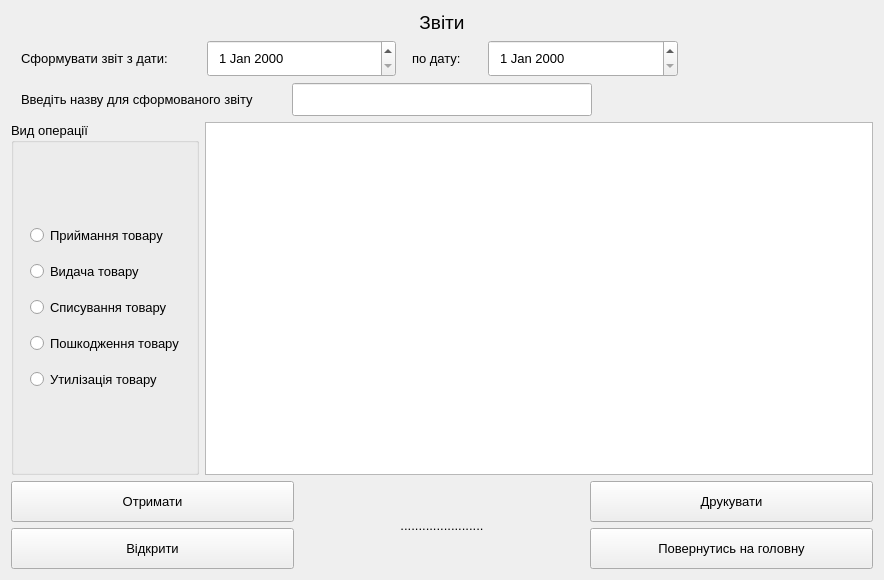
<?xml version="1.0" encoding="UTF-8"?>
<ui version="4.0">
 <class>Reports</class>
 <widget class="QWidget" name="Reports">
  <property name="geometry">
   <rect>
    <x>0</x>
    <y>0</y>
    <width>884</width>
    <height>580</height>
   </rect>
  </property>
  <property name="windowTitle">
   <string>Form</string>
  </property>
  <layout class="QVBoxLayout" name="verticalLayout_5">
   <item>
    <widget class="QLabel" name="label_2">
     <property name="sizePolicy">
      <sizepolicy hsizetype="Preferred" vsizetype="Fixed">
       <horstretch>0</horstretch>
       <verstretch>0</verstretch>
      </sizepolicy>
     </property>
     <property name="font">
      <font>
       <pointsize>14</pointsize>
      </font>
     </property>
     <property name="text">
      <string>Звіти</string>
     </property>
     <property name="alignment">
      <set>Qt::AlignCenter</set>
     </property>
    </widget>
   </item>
   <item>
    <layout class="QHBoxLayout" name="horizontalLayout">
     <item>
      <widget class="QLabel" name="dateLabel1">
       <property name="maximumSize">
        <size>
         <width>210</width>
         <height>16777215</height>
        </size>
       </property>
       <property name="font">
        <font>
         <pointsize>10</pointsize>
        </font>
       </property>
       <property name="styleSheet">
        <string notr="true">padding: 7;</string>
       </property>
       <property name="text">
        <string>Сформувати звіт з дати:</string>
       </property>
      </widget>
     </item>
     <item>
      <widget class="QDateEdit" name="startDateEdit">
       <property name="font">
        <font>
         <pointsize>10</pointsize>
        </font>
       </property>
       <property name="styleSheet">
        <string notr="true">padding: 7;</string>
       </property>
      </widget>
     </item>
     <item>
      <widget class="QLabel" name="dateLabel2">
       <property name="maximumSize">
        <size>
         <width>80</width>
         <height>16777215</height>
        </size>
       </property>
       <property name="font">
        <font>
         <pointsize>10</pointsize>
        </font>
       </property>
       <property name="styleSheet">
        <string notr="true">padding: 7;</string>
       </property>
       <property name="text">
        <string>по дату:</string>
       </property>
      </widget>
     </item>
     <item>
      <widget class="QDateEdit" name="finishDateEdit">
       <property name="font">
        <font>
         <pointsize>10</pointsize>
        </font>
       </property>
       <property name="styleSheet">
        <string notr="true">padding: 7;</string>
       </property>
      </widget>
     </item>
     <item>
      <widget class="QLabel" name="label">
       <property name="text">
        <string/>
       </property>
      </widget>
     </item>
    </layout>
   </item>
   <item>
    <layout class="QHBoxLayout" name="horizontalLayout_2">
     <item>
      <widget class="QLabel" name="fileNameLabel">
       <property name="maximumSize">
        <size>
         <width>317</width>
         <height>16777215</height>
        </size>
       </property>
       <property name="font">
        <font>
         <pointsize>10</pointsize>
        </font>
       </property>
       <property name="styleSheet">
        <string notr="true">padding: 7;</string>
       </property>
       <property name="text">
        <string>Введіть назву для сформованого звіту</string>
       </property>
      </widget>
     </item>
     <item>
      <widget class="QLineEdit" name="fileNameLineEdit">
       <property name="maximumSize">
        <size>
         <width>300</width>
         <height>16777215</height>
        </size>
       </property>
       <property name="font">
        <font>
         <pointsize>10</pointsize>
        </font>
       </property>
       <property name="styleSheet">
        <string notr="true">padding: 7;</string>
       </property>
      </widget>
     </item>
     <item>
      <widget class="QLabel" name="label_3">
       <property name="text">
        <string/>
       </property>
      </widget>
     </item>
    </layout>
   </item>
   <item>
    <layout class="QHBoxLayout" name="horizontalLayout_3">
     <item>
      <widget class="QGroupBox" name="groupBox">
       <property name="font">
        <font>
         <pointsize>10</pointsize>
        </font>
       </property>
       <property name="title">
        <string>Вид операції</string>
       </property>
       <layout class="QVBoxLayout" name="verticalLayout_2">
        <item>
         <layout class="QVBoxLayout" name="verticalLayout">
          <item>
           <widget class="QRadioButton" name="acceptRadioButton">
            <property name="font">
             <font>
              <pointsize>10</pointsize>
             </font>
            </property>
            <property name="styleSheet">
             <string notr="true">padding: 7;</string>
            </property>
            <property name="text">
             <string>Приймання товару</string>
            </property>
            <attribute name="buttonGroup">
             <string notr="true">buttonGroup</string>
            </attribute>
           </widget>
          </item>
          <item>
           <widget class="QRadioButton" name="deliveryRadioButton">
            <property name="font">
             <font>
              <pointsize>10</pointsize>
             </font>
            </property>
            <property name="styleSheet">
             <string notr="true">padding: 7;</string>
            </property>
            <property name="text">
             <string>Видача товару</string>
            </property>
            <attribute name="buttonGroup">
             <string notr="true">buttonGroup</string>
            </attribute>
           </widget>
          </item>
          <item>
           <widget class="QRadioButton" name="write_offRadioButton">
            <property name="font">
             <font>
              <pointsize>10</pointsize>
             </font>
            </property>
            <property name="styleSheet">
             <string notr="true">padding: 7;</string>
            </property>
            <property name="text">
             <string>Списування товару</string>
            </property>
            <attribute name="buttonGroup">
             <string notr="true">buttonGroup</string>
            </attribute>
           </widget>
          </item>
          <item>
           <widget class="QRadioButton" name="damageGoodsRadioButton">
            <property name="font">
             <font>
              <pointsize>10</pointsize>
             </font>
            </property>
            <property name="styleSheet">
             <string notr="true">padding: 7;</string>
            </property>
            <property name="text">
             <string>Пошкодження товару</string>
            </property>
            <attribute name="buttonGroup">
             <string notr="true">buttonGroup</string>
            </attribute>
           </widget>
          </item>
          <item>
           <widget class="QRadioButton" name="recycledGoodsRadioButton">
            <property name="font">
             <font>
              <pointsize>10</pointsize>
             </font>
            </property>
            <property name="styleSheet">
             <string notr="true">padding: 7;</string>
            </property>
            <property name="text">
             <string>Утилізація товару</string>
            </property>
            <attribute name="buttonGroup">
             <string notr="true">buttonGroup</string>
            </attribute>
           </widget>
          </item>
         </layout>
        </item>
       </layout>
      </widget>
     </item>
     <item>
      <widget class="QTableView" name="tableView">
       <property name="font">
        <font>
         <pointsize>10</pointsize>
        </font>
       </property>
      </widget>
     </item>
    </layout>
   </item>
   <item>
    <layout class="QHBoxLayout" name="horizontalLayout_4">
     <item>
      <layout class="QVBoxLayout" name="verticalLayout_3">
       <item>
        <widget class="QPushButton" name="getReportButton">
         <property name="minimumSize">
          <size>
           <width>210</width>
           <height>41</height>
          </size>
         </property>
         <property name="maximumSize">
          <size>
           <width>16777215</width>
           <height>42</height>
          </size>
         </property>
         <property name="font">
          <font>
           <pointsize>10</pointsize>
          </font>
         </property>
         <property name="styleSheet">
          <string notr="true">padding: 7;</string>
         </property>
         <property name="text">
          <string>Отримати</string>
         </property>
        </widget>
       </item>
       <item>
        <widget class="QPushButton" name="openFilePushButton">
         <property name="minimumSize">
          <size>
           <width>210</width>
           <height>41</height>
          </size>
         </property>
         <property name="maximumSize">
          <size>
           <width>16777215</width>
           <height>42</height>
          </size>
         </property>
         <property name="font">
          <font>
           <pointsize>10</pointsize>
          </font>
         </property>
         <property name="styleSheet">
          <string notr="true">padding: 7;</string>
         </property>
         <property name="text">
          <string>Відкрити</string>
         </property>
        </widget>
       </item>
      </layout>
     </item>
     <item>
      <widget class="QLabel" name="messageLabel">
       <property name="font">
        <font>
         <pointsize>10</pointsize>
        </font>
       </property>
       <property name="text">
        <string>.......................</string>
       </property>
       <property name="alignment">
        <set>Qt::AlignCenter</set>
       </property>
       <property name="wordWrap">
        <bool>true</bool>
       </property>
      </widget>
     </item>
     <item>
      <layout class="QVBoxLayout" name="verticalLayout_4">
       <item>
        <widget class="QPushButton" name="printButton">
         <property name="minimumSize">
          <size>
           <width>210</width>
           <height>41</height>
          </size>
         </property>
         <property name="maximumSize">
          <size>
           <width>16777215</width>
           <height>42</height>
          </size>
         </property>
         <property name="font">
          <font>
           <pointsize>10</pointsize>
          </font>
         </property>
         <property name="styleSheet">
          <string notr="true">padding: 7;</string>
         </property>
         <property name="text">
          <string>Друкувати</string>
         </property>
        </widget>
       </item>
       <item>
        <widget class="QPushButton" name="goToHomePushButton">
         <property name="minimumSize">
          <size>
           <width>210</width>
           <height>41</height>
          </size>
         </property>
         <property name="maximumSize">
          <size>
           <width>16777215</width>
           <height>42</height>
          </size>
         </property>
         <property name="font">
          <font>
           <pointsize>10</pointsize>
          </font>
         </property>
         <property name="styleSheet">
          <string notr="true">padding: 7;</string>
         </property>
         <property name="text">
          <string>Повернутись на головну</string>
         </property>
        </widget>
       </item>
      </layout>
     </item>
    </layout>
   </item>
  </layout>
 </widget>
 <resources/>
 <connections/>
 <buttongroups>
  <buttongroup name="buttonGroup"/>
 </buttongroups>
</ui>
